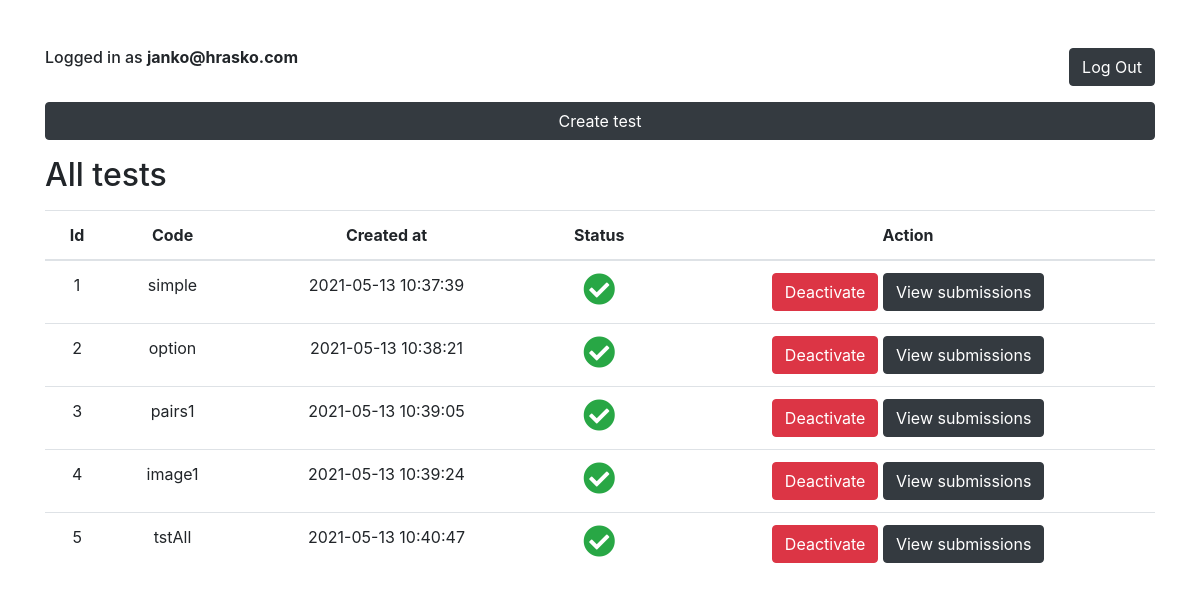
/teacher/teacherHome.php (signed in), run on an earlier commit of the app's database.
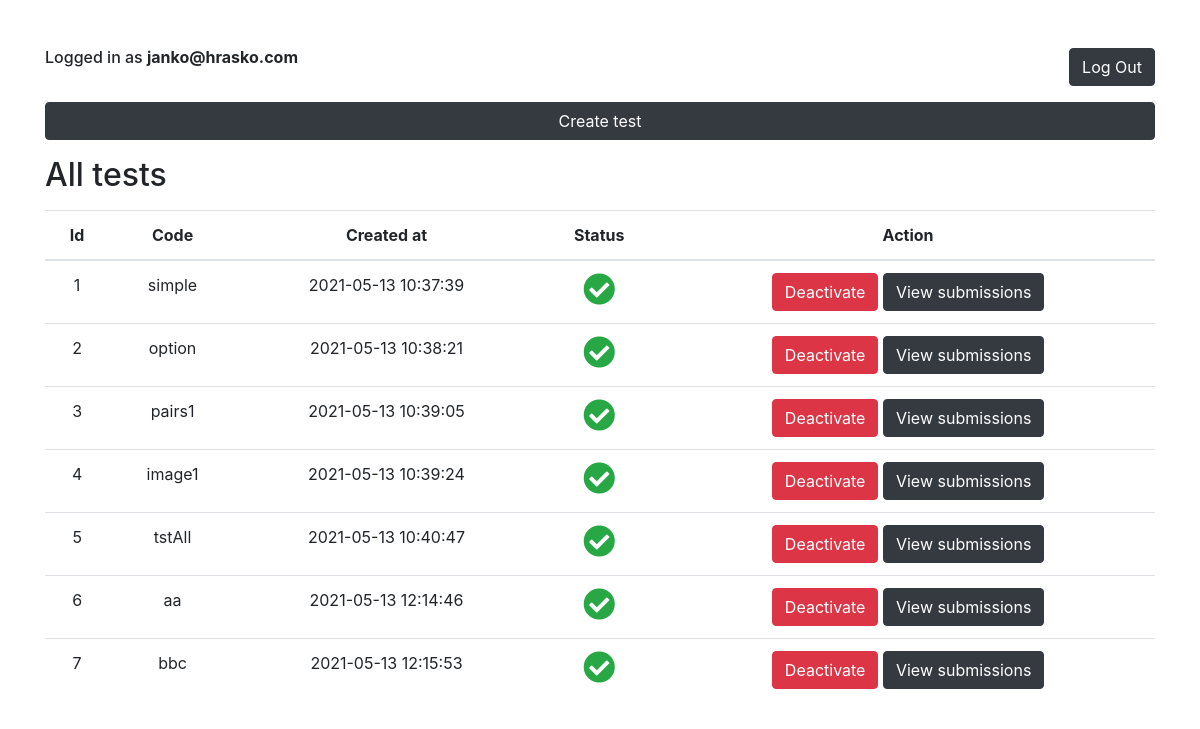
And on a later commit of the database.
### tables this page shows
CREATE TABLE `tests` (
  `id` int UNSIGNED NOT NULL,
  `code` varchar(6) NOT NULL,
  `teacher_id` int UNSIGNED DEFAULT NULL,
  `total_points` int DEFAULT NULL,
  `active` tinyint DEFAULT '0',
  `created_at` timestamp NULL DEFAULT CURRENT_TIMESTAMP
);

### TestController.php (called while the page is built, shortened)
<?php
class TestController
{
    private $connection;
    public function __construct()
    {
        $this->connection = new mysqli(HOSTNAME, USERNAME, PASSWORD, DATABASE);
    }
    public function getConnection(){
        return $this->connection;
    }
    public function getAllTests(){
        $res = $this->getConnection()->query('select * from tests');
        $tests = array();
        while ($a = $res->fetch_assoc()){
            array_push($tests, $a);
        }
        return $tests;
    }
}

### teacher/teacherHome.php (the view, shortened to what this page needs)
<!doctype html>
<html lang="en">
<head>
    <link rel="stylesheet" href="https://cdn.jsdelivr.net/npm/bootstrap@4.6.0/dist/css/bootstrap.min.css">
    <link rel="stylesheet" href="https://cdnjs.cloudflare.com/ajax/libs/font-awesome/5.15.3/css/all.min.css">
</head>
<body>
<div class="container pt-5">
    <div class="row">
        <div class="col-6 text-left">
            <div class="h6 float-left">Logged in as <span class="font-weight-bold"><?=$_SESSION['email']?></span></div>
        </div>
        <div class="col-6 text-right">
            <a href="../logout.php" class="btn btn-dark float-right">Log Out</a>
        </div>
    </div>
    <div class="my-3">
        <a href="../test/createTest.php" class="btn btn-dark btn-block">Create test</a>
    </div>
    <h2>All tests</h2>
    <div class="my-3">
        <table class="table text-center">
            <thead>
                <tr>
                    <th>Id</th>
                    <th>Code</th>
                    <th>Created at</th>
                    <th>Status</th>
                    <th colspan="2">Action</th>
                </tr>
            </thead>
            <tbody>
            <?php
            include_once '../TestController.php';
            $controller = new TestController();
            $tests = $controller->getAllTests();
            foreach ($tests as $test): ?>
                <tr>
                    <td><?=$test['id']?></td>
                    <td><?=$test['code']?></td>
                    <td><?=$test['created_at']?></td>
                    <td>
                        <i class="fas fa-2x <?=($test['active'] ? 'text-success fa-check' : 'text-danger fa-times')?>-circle"></i>
                    </td>
                    <td>
                        <button class="btn btn-<?=($test['active'] ? 'danger deactivate-test" data-status="0' : 'success activate-test" data-status="1')?>" data-test-id="<?=$test['id']?>">
                            <?=($test['active'] ? 'Deactivate' : 'Activate')?>
                        </button>
                        <a class="btn btn-dark" href="showTestSubmissions.php?testId=<?=$test['id']?>">View submissions</a>
                    </td>
                </tr>
            <?php endforeach; ?>
            </tbody>
        </table>
    </div>
</div>
</body>
</html>

What changed in the data, as far as the page shows it:
added tests: id "6", code "aa", created_at "2021-05-13 12:14:46", active 1 (drawn)
added tests: id "7", code "bbc", created_at "2021-05-13 12:15:53", active 1 (drawn)
